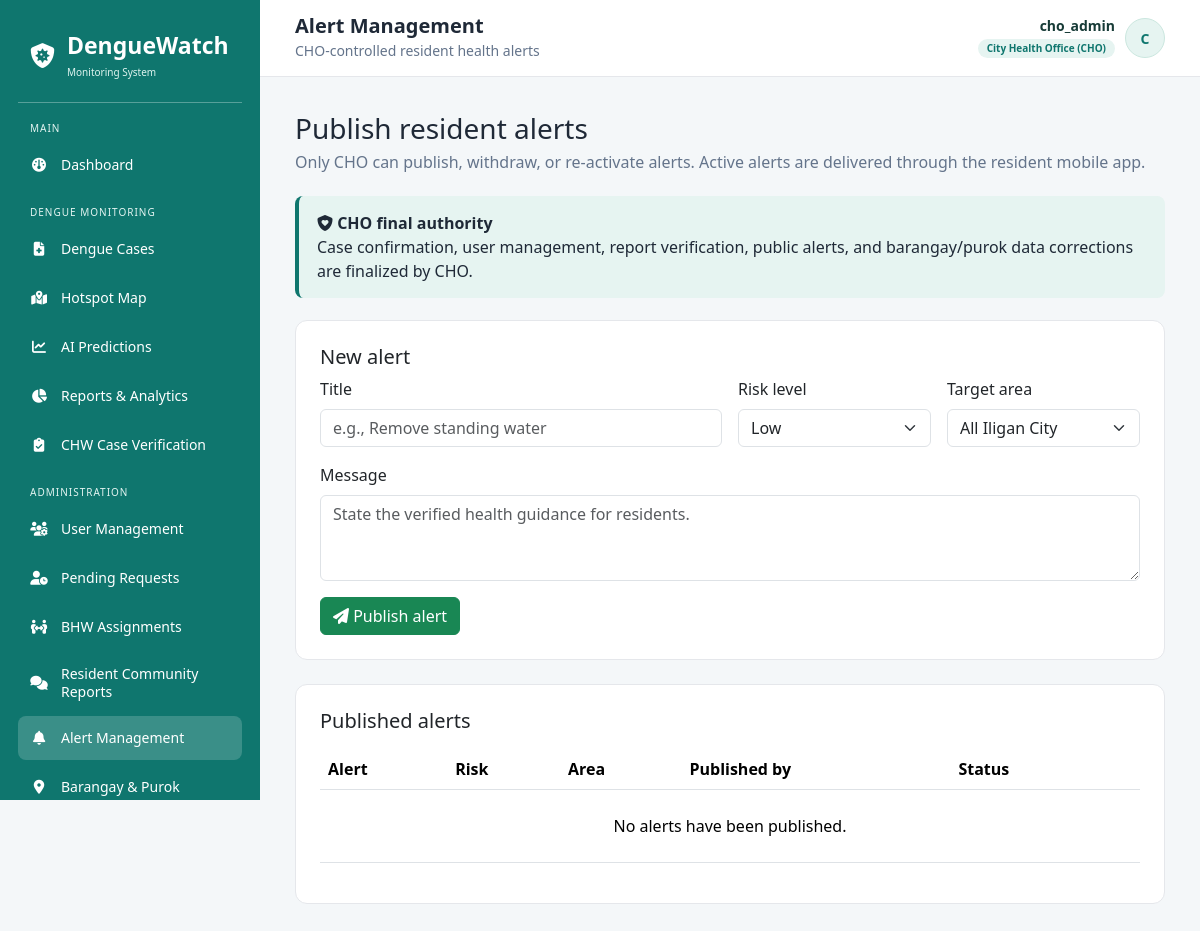
The page /cho/alerts/ (signed in) on the database as committed earlier.
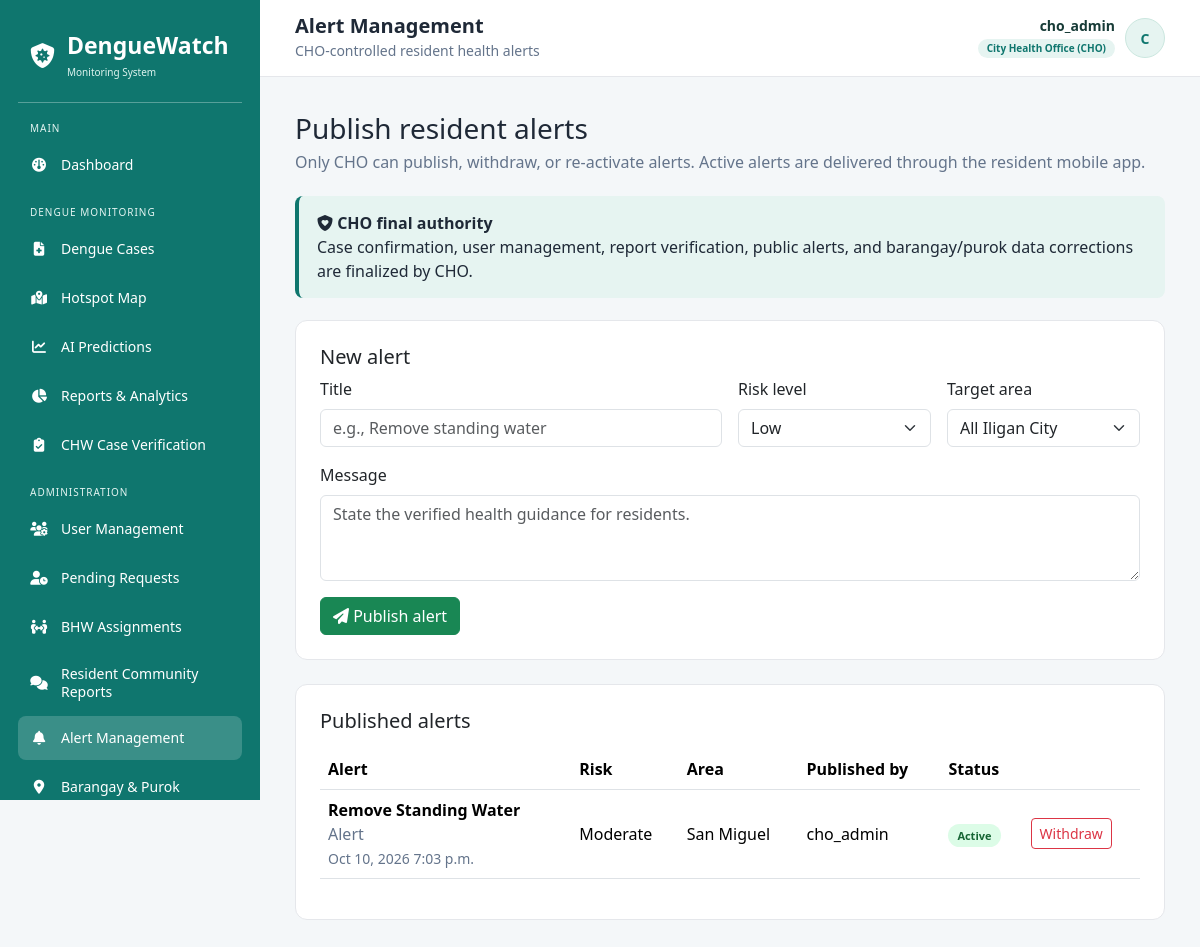
The same page on the database as committed later.
### monitoring/models.py (models this page shows, shortened)
class Alert(models.Model):
    RISK_CHOICES = [
        ('LOW', 'Low'),
        ('MODERATE', 'Moderate'),
        ('HIGH', 'High'),
        ('CRITICAL', 'Critical'),
    ]
    alert_id = models.AutoField(primary_key=True)
    title = models.CharField(max_length=150)
    message = models.TextField()
    risk_level = models.CharField(max_length=10, choices=RISK_CHOICES)
    barangay = models.ForeignKey(
        Barangay,
        on_delete=models.SET_NULL,
        null=True,
        blank=True,
        related_name='alerts'
    )
    is_active = models.BooleanField(default=True)
    created_by = models.ForeignKey(
        UserAccount,
        on_delete=models.SET_NULL,
        null=True,
        blank=True,
        related_name='created_alerts'
    )
    created_at = models.DateTimeField(auto_now_add=True)
    expires_at = models.DateTimeField(null=True, blank=True)

class Barangay(models.Model):
    barangay_id = models.AutoField(primary_key=True)
    barangay_name = models.CharField(max_length=100)
    longitude = models.DecimalField(max_digits=10, decimal_places=7, null=True, blank=True)
    latitude = models.DecimalField(max_digits=10, decimal_places=7, null=True, blank=True)

class UserAccount(AbstractUser):
    ROLE_CHOICES = [
        ('CHO', 'City Health Office (CHO)'),
        ('CHW', 'City Health Worker (CHW)'),
        ('BHW', 'Barangay Health Worker (BHW)'),
        ('LGU', 'Local Government Unit (LGU)'),
        ('RESIDENT', 'Resident'),
    ]
    STATUS_CHOICES = [
        ('PENDING', 'Pending'),
        ('APPROVED', 'Approved'),
        ('REJECTED', 'Rejected'),
    ]
    assigned_barangay = models.ForeignKey(
        Barangay,
        on_delete=models.SET_NULL,
        null=True,
        blank=True,
        related_name='assigned_bhws'
    )
    assigned_purok = models.ForeignKey(
        Purok,
        on_delete=models.SET_NULL,
        null=True,
        blank=True,
        related_name='assigned_bhws'
    )
    role = models.CharField(
        max_length=10,
        choices=ROLE_CHOICES,
        default='BHW'
    )
    account_status = models.CharField(
        max_length=10,
        choices=STATUS_CHOICES,
        default='PENDING'
    )
    profile_picture = models.ImageField(
        upload_to='profile_pictures/',
        blank=True,
        null=True
    )
    contact_number = models.CharField(
        max_length=20,
        blank=True
    )
    address = models.TextField(
        blank=True
    )

### monitoring/views.py (the view)
        @login_required(login_url='login')
        def wrapper(request, *args, **kwargs):
            user_role = getattr(
                request.user,
                'role',
                None
            )
            if user_role not in allowed_roles:
                messages.error(
                    request,
                    'You are not authorized to access this page.'
                )
                return redirect('dashboard')
            return view_func(
                request,
                *args,
                **kwargs
            )

### monitoring/context_processors.py (called while the page is built)
def current_account(request):
    user = getattr(request, 'user', None)
    if not user or not user.is_authenticated:
        return {'current_user_name': 'Authorized personnel', 'current_user_role': ''}
    return {
        'current_user_name': user.get_full_name().strip() or user.username,
        'current_user_role': user.get_role_display(),
    }

### monitoring/views.py (called while the page is built)
def role_required(*allowed_roles):
    def decorator(view_func):
        @login_required(login_url='login')
        def wrapper(request, *args, **kwargs):
            user_role = getattr(
                request.user,
                'role',
                None
            )
            if user_role not in allowed_roles:
                messages.error(
                    request,
                    'You are not authorized to access this page.'
                )
                return redirect('dashboard')
            return view_func(
                request,
                *args,
                **kwargs
            )
        return wrapper
    return decorator

@role_required('CHO')
def alert_management(request):
    alerts = Alert.objects.select_related('barangay', 'created_by').order_by(
        '-is_active', '-created_at'
    )
    barangays = Barangay.objects.order_by('barangay_name')
    return render(request, 'alert_management.html', {
        'alerts': alerts,
        'barangays': barangays,
        'risk_choices': Alert.RISK_CHOICES,
    })

### monitoring/templates/alert_management.html (shortened to what this page needs)
{% load static %}
<!DOCTYPE html>
<html lang="en"><head><link href="https://cdn.jsdelivr.net/npm/bootstrap@5.3.3/dist/css/bootstrap.min.css" rel="stylesheet"><link rel="stylesheet" href="https://cdnjs.cloudflare.com/ajax/libs/font-awesome/6.5.2/css/all.min.css"><link rel="stylesheet" href="{% static 'css/style.css' %}"></head>
<body><div class="layout">{% include 'includes/role_sidebar.html' %}<main class="main"><header class="topbar"><div><h5>Alert Management</h5><small class="subtitle">CHO-controlled resident health alerts</small></div><div class="text-end"><strong>{{ current_user_name }}</strong><br><small class="subtitle">{{ current_user_role }}</small></div></header><div class="content"><h1 class="h3 mb-1">Publish resident alerts</h1><p class="subtitle">Only CHO can publish, withdraw, or re-activate alerts. Active alerts are delivered through the resident mobile app.</p><div class="notice"><strong><i class="fa-solid fa-shield-heart"></i> CHO final authority</strong><div>Case confirmation, user management, report verification, public alerts, and barangay/purok data corrections are finalized by CHO.</div></div>{% for message in messages %}<div class="alert alert-{{ message.tags|default:'info' }}">{{ message }}</div>{% endfor %}<section class="card p-4 mb-4"><h2 class="h5">New alert</h2><form method="post" action="{% url 'create_alert' %}" class="row g-3">{% csrf_token %}<div class="col-md-6"><label class="form-label" for="title">Title</label><input id="title" name="title" maxlength="150" required class="form-control" placeholder="e.g., Remove standing water"></div><div class="col-md-3"><label class="form-label" for="risk-level">Risk level</label><select id="risk-level" name="risk_level" required class="form-select">{% for value, label in risk_choices %}<option value="{{ value }}">{{ label }}</option>{% endfor %}</select></div><div class="col-md-3"><label class="form-label" for="barangay">Target area</label><select id="barangay" name="barangay_id" class="form-select"><option value="">All Iligan City</option>{% for barangay in barangays %}<option value="{{ barangay.pk }}">{{ barangay.barangay_name }}</option>{% endfor %}</select></div><div class="col-12"><label class="form-label" for="message">Message</label><textarea id="message" name="message" required class="form-control" rows="3" placeholder="State the verified health guidance for residents."></textarea></div><div class="col-12"><button class="btn btn-success"><i class="fa-solid fa-paper-plane"></i> Publish alert</button></div></form></section><section class="card p-4"><h2 class="h5 mb-3">Published alerts</h2><div class="table-responsive"><table class="table align-middle"><thead><tr><th>Alert</th><th>Risk</th><th>Area</th><th>Published by</th><th>Status</th><th></th></tr></thead><tbody>{% for alert in alerts %}<tr><td><strong>{{ alert.title }}</strong><div class="meta">{{ alert.message }}</div><small class="meta">{{ alert.created_at|date:"M d, Y g:i a" }}</small></td><td>{{ alert.get_risk_level_display }}</td><td>{% if alert.barangay %}{{ alert.barangay.barangay_name }}{% else %}All Iligan City{% endif %}</td><td>{{ alert.created_by.get_full_name|default:alert.created_by.username|default:'System' }}</td><td><span class="status {% if alert.is_active %}active-status{% else %}inactive-status{% endif %}">{% if alert.is_active %}Active{% else %}Withdrawn{% endif %}</span></td><td><form method="post" action="{% url 'toggle_alert' alert.alert_id %}">{% csrf_token %}<button class="btn btn-sm {% if alert.is_active %}btn-outline-danger{% else %}btn-outline-success{% endif %}">{% if alert.is_active %}Withdraw{% else %}Re-activate{% endif %}</button></form></td></tr>{% empty %}<tr><td colspan="6" class="text-center subtitle py-4">No alerts have been published.</td></tr>{% endfor %}</tbody></table></div></section></div></main></div></body></html>

### monitoring/templates/includes/role_sidebar.html (shortened to what this page needs)
<aside class="sidebar" aria-label="Role navigation">
  <div class="sidebar-brand"><i class="fa-solid fa-shield-virus"></i><div><strong>DengueWatch</strong><small>Monitoring System</small></div></div>
  {% if request.user.role == 'CHO' %}
    <div class="menu-title">Main</div>
    <a href="{% url 'cho_dashboard' %}" class="{% if request.resolver_match.url_name == 'cho_dashboard' %}active{% endif %}"><i class="fa-solid fa-gauge"></i><span>Dashboard</span></a>
    <div class="menu-title">Dengue Monitoring</div>
    <a href="{% url 'cases' %}" class="{% if request.resolver_match.url_name == 'cases' %}active{% endif %}"><i class="fa-solid fa-file-medical"></i><span>Dengue Cases</span></a>
    <a href="{% url 'hotspot_map' %}" class="{% if request.resolver_match.url_name == 'hotspot_map' %}active{% endif %}"><i class="fa-solid fa-map-location-dot"></i><span>Hotspot Map</span></a>
    <a href="{% url 'predictions' %}" class="{% if request.resolver_match.url_name == 'predictions' %}active{% endif %}"><i class="fa-solid fa-chart-line"></i><span>AI Predictions</span></a>
    <a href="{% url 'reports' %}" class="{% if request.resolver_match.url_name == 'reports' %}active{% endif %}"><i class="fa-solid fa-chart-pie"></i><span>Reports & Analytics</span></a>
    <a href="{% url 'cho_suspected_case_reviews' %}" class="{% if request.resolver_match.url_name == 'cho_suspected_case_reviews' %}active{% endif %}"><i class="fa-solid fa-clipboard-check"></i><span>CHW Case Verification</span></a>
    <div class="menu-title">Administration</div>
    <a href="{% url 'user_management' %}" class="{% if request.resolver_match.url_name == 'user_management' %}active{% endif %}"><i class="fa-solid fa-users-gear"></i><span>User Management</span></a>
    <a href="{% url 'pending_requests' %}" class="{% if request.resolver_match.url_name == 'pending_requests' %}active{% endif %}"><i class="fa-solid fa-user-clock"></i><span>Pending Requests</span></a>
    <a href="{% url 'bhw_assignments' %}" class="{% if request.resolver_match.url_name == 'bhw_assignments' %}active{% endif %}"><i class="fa-solid fa-people-arrows"></i><span>BHW Assignments</span></a>
    <a href="{% url 'community_reports_review' %}" class="{% if request.resolver_match.url_name == 'community_reports_review' %}active{% endif %}"><i class="fa-solid fa-comments"></i><span>Resident Community Reports</span></a>
    <a href="{% url 'alert_management' %}" class="{% if request.resolver_match.url_name == 'alert_management' %}active{% endif %}"><i class="fa-solid fa-bell"></i><span>Alert Management</span></a>
    <a href="{% url 'barangay_purok' %}" class="{% if request.resolver_match.url_name == 'barangay_purok' %}active{% endif %}"><i class="fa-solid fa-location-dot"></i><span>Barangay & Purok</span></a>
  {% endif %}
</aside>

### monitoring/templates/alert_management.html (style rules this page uses)
body { margin:0;background:#f4f7f9;color:#1f2937;font-family:"Segoe UI",Arial,sans-serif }
.layout { min-height:100vh;display:flex }
.sidebar { width:260px;min-height:100vh;background:#0f766e;color:#fff;position:fixed;inset:0 auto 0 0;padding:25px 18px;overflow-y:auto }
.sidebar a { color:#fff;padding:12px;border-radius:8px;margin-bottom:5px;font-size:14px }
.sidebar a:hover,.sidebar a.active { background:rgba(255,255,255,.18) }
.main { margin-left:260px;width:calc(100% - 260px) }
.topbar { min-height:75px;background:#fff;border-bottom:1px solid #e5e7eb;display:flex;align-items:center;justify-content:space-between;padding:14px 35px }
.topbar h5 { margin:0;font-weight:700 }
.content { max-width:1250px;padding:35px }
.subtitle,.meta { color:#64748b }
.notice { background:#e6f4f1;border-left:4px solid #0f766e;border-radius:8px;padding:15px 18px;margin:22px 0 }
.card { border:1px solid #e5e7eb;border-radius:12px }
.status { border-radius:999px;padding:4px 9px;font-size:11px;font-weight:700 }
.active-status { background:#dcfce7;color:#166534 }

### monitoring/templates/includes/role_sidebar.html (style rules this page uses)
:root { --denguewatch-sidebar-width: 260px; }
.sidebar { box-sizing: border-box !important; position: fixed !important; inset: 0 auto 0 0 !important; z-index: 1000 !important; width: var(--denguewatch-sidebar-width) !important; min-height: 100vh !important; height: 100vh !important; padding: 25px 18px !important; overflow-y: auto !important; background: #0f766e !important; color: #fff !important; }
.sidebar .sidebar-brand { display:flex; align-items:center; gap:12px; padding:8px 12px 22px; border-bottom:1px solid rgba(255,255,255,.3); margin-bottom:18px; }
.sidebar .sidebar-brand i { font-size:25px; }
.sidebar .sidebar-brand strong, .sidebar .sidebar-brand h4 { margin:0; color:#fff; font-size:23px; line-height:1.1; }
.sidebar .sidebar-brand small { display:block; color:#dff4ef; font-size:10px; margin-top:5px; }
.sidebar .menu-title, .sidebar .nav-title, .sidebar .sidebar-section { font-size:10px!important; text-transform:uppercase; letter-spacing:.1em; margin:18px 12px 7px!important; color:#e3f4f1!important; }
.sidebar a { display:flex!important; align-items:center; gap:13px; min-height:44px; box-sizing:border-box; padding:11px 12px!important; margin:0 0 5px!important; color:#fff!important; text-decoration:none!important; border-radius:8px!important; font-size:14px!important; line-height:1.25; }
.sidebar a:hover, .sidebar a.active { background:rgba(255,255,255,.18)!important; color:#fff!important; }
.sidebar a i { width:18px; text-align:center; flex:0 0 18px; }
.sidebar .sidebar-brand + .menu-title { margin-top:0!important; }
.sidebar ~ .main, .sidebar ~ .main-content { margin-left:var(--denguewatch-sidebar-width)!important; width:calc(100% - var(--denguewatch-sidebar-width))!important; min-width:0; }

Rows that differ between the two databases and show on the page:
added Alert: title "Remove Standing Water", message "Alert", created_at "Oct 10, 2026 7:03 p.m.", risk_level "Moderate", barangay.barangay_name "San Miguel", created_by.get_full_name "cho_admin", is_active "Active"
Other text that changed with them:
text no longer shown: "No alerts have been published."
